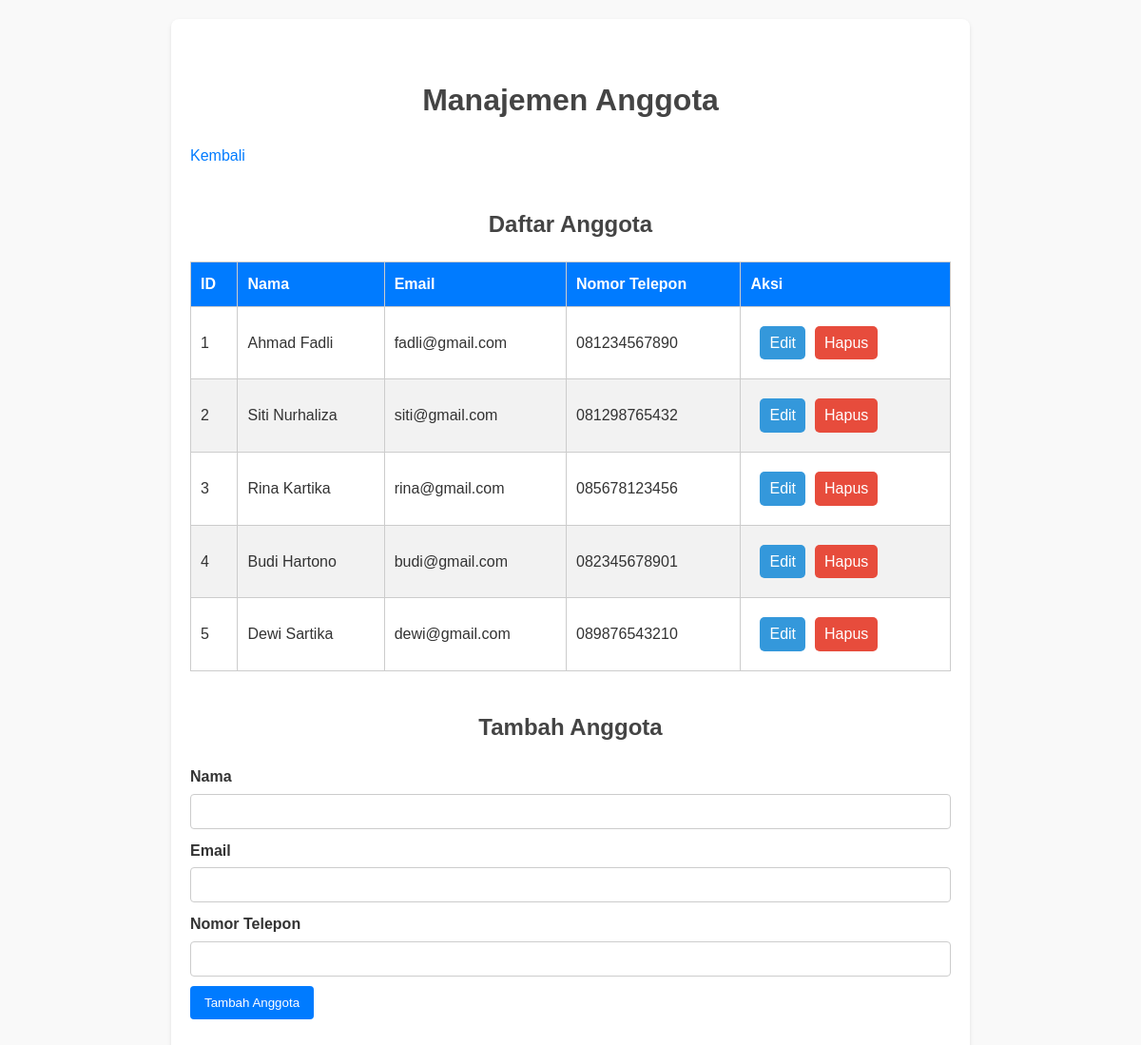
/anggota.php (signed in), run on the app's committed database.
### tables this page shows
CREATE TABLE `anggota` (
  `id` int(11) NOT NULL,
  `nama` varchar(255) DEFAULT NULL,
  `email` varchar(255) DEFAULT NULL,
  `nomor_telepon` varchar(15) DEFAULT NULL
);

### anggota.php (the view, shortened to what this page needs)
<?php
include 'koneksi.php';
$result = $conn->query("SELECT * FROM anggota");
?>
<!DOCTYPE html>
<html lang="id">
<head>
  <link rel="stylesheet" href="style.css">
</head>
<body>
  <div class="container">
    <h1>Manajemen Anggota</h1>
    <a href="dashboard.php" class="btn-back">Kembali</a>
    <h2>Daftar Anggota</h2>
    <table>
      <thead>
        <tr>
          <th>ID</th>
          <th>Nama</th>
          <th>Email</th>
          <th>Nomor Telepon</th>
          <th>Aksi</th>
        </tr>
      </thead>
      <tbody>
        <?php while ($row = $result->fetch_assoc()): ?>
          <tr>
            <td><?= $row['id'] ?></td>
            <td><?= $row['nama'] ?></td>
            <td><?= $row['email'] ?></td>
            <td><?= $row['nomor_telepon'] ?></td>
            <td>
              <div class="btn-aksi">
                <a class="edit" href="anggota.php?edit=<?= $row['id'] ?>">Edit</a>
                <a class="hapus" href="anggota.php?delete=<?= $row['id'] ?>" onclick="return confirm('Hapus anggota ini?')">Hapus</a>
              </div>
            </td>
          </tr>
        <?php endwhile; ?>
      </tbody>
    </table>
    <h2><?php echo isset($_GET['edit']) ? 'Edit' : 'Tambah'; ?> Anggota</h2>
    <form method="POST">
      <label>Nama</label>
      <input type="text" name="nama" value="<?php echo isset($edit_data) ? $edit_data['nama'] : ''; ?>" required>
      <label>Email</label>
      <input type="email" name="email" value="<?php echo isset($edit_data) ? $edit_data['email'] : ''; ?>" required>
      <label>Nomor Telepon</label>
      <input type="text" name="nomor_telepon" value="<?php echo isset($edit_data) ? $edit_data['nomor_telepon'] : ''; ?>" required>
      <button type="submit" name="<?php echo isset($_GET['edit']) ? 'edit' : 'add'; ?>">
        <?php echo isset($_GET['edit']) ? 'Simpan Perubahan' : 'Tambah Anggota'; ?>
      </button>
    </form>
  </div>
</body>
</html>

### style.css (style rules this page uses)
body, h1, h2, h3, p, ul, li, input, button, table { margin: 0; padding: 0; box-sizing: border-box; font-family: Arial, sans-serif; }
body { background-color: #f9f9f9; color: #333; line-height: 1.6; padding: 20px; }
.container { max-width: 800px; margin: 0 auto; background: #fff; padding: 20px; border-radius: 8px; box-shadow: 0 2px 4px rgba(0, 0, 0, 0.1); }
h1, h2 { color: #444; margin-bottom: 20px; margin-top: 40px; text-align: center; }
a { color: #007bff; text-decoration: none; }
form { margin-bottom: 20px; }
label { display: block; margin-bottom: 5px; font-weight: bold; }
input[type="text"], input[type="password"], input[type="email"] { width: 100%; padding: 10px; margin-bottom: 10px; border: 1px solid #ccc; border-radius: 4px; }
button { background-color: #007bff; color: white; padding: 10px 15px; border: none; border-radius: 4px; cursor: pointer; }
table { width: 100%; border-collapse: collapse; margin-top: 20px; }
table th, table td { padding: 10px; border: 1px solid #ccc; text-align: left; }
table th { background-color: #007bff; color: white; }
table tr:nth-child(even) { background-color: #f2f2f2; }
.btn-aksi { text-align: center; padding: 10px; display: flex; height: 100%; gap: 10px; }
.btn-aksi a { display: inline-block; padding: 5px 10px; color: #fff; text-decoration: none; border-radius: 5px; transition: background-color 0.3s ease, transform 0.3s ease; }
.btn-aksi a.edit { background-color: #3498db; }
.btn-aksi a.hapus { background-color: #e74c3c; }

### data on the page
anggota: id "1", nama "Ahmad Fadli", email "fadli@gmail.com", nomor_telepon "081234567890"
anggota: id "2", nama "Siti Nurhaliza", email "siti@gmail.com", nomor_telepon "081298765432"
anggota: id "3", nama "Rina Kartika", email "rina@gmail.com", nomor_telepon "085678123456"
anggota: id "4", nama "Budi Hartono", email "budi@gmail.com", nomor_telepon "082345678901"
anggota: id "5", nama "Dewi Sartika", email "dewi@gmail.com", nomor_telepon "089876543210"
